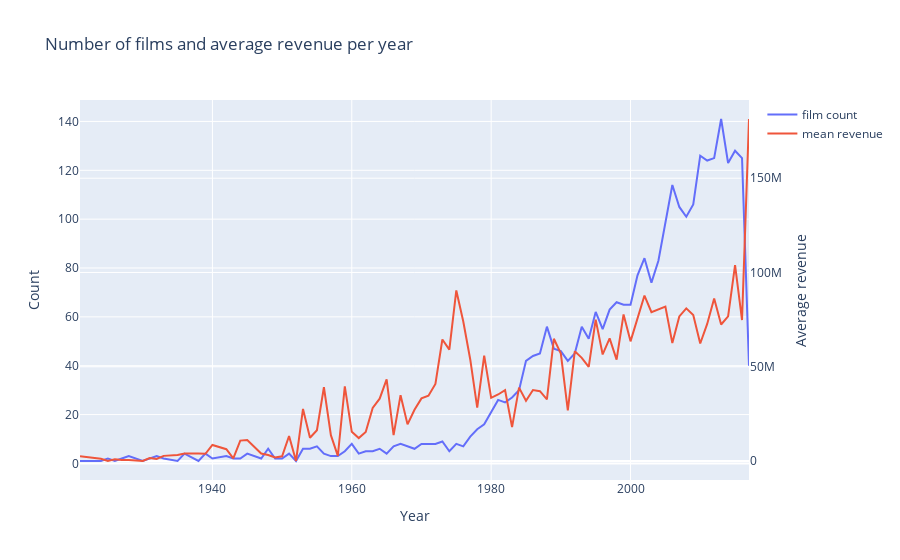

The notebook cell this image was saved under:
### Code cell
configure_plotly_browser_state()

d1 = train['release_date_year'].value_counts().sort_index()
d2 = train.groupby(['release_date_year'])['revenue'].mean()

data = [go.Scatter(x=d1.index, y=d1.values, name='film count'),
        go.Scatter(x=d2.index, y=d2.values, name='mean revenue', yaxis='y2')]

layout = go.Layout(dict(title = "Number of films and average revenue per year",
                  xaxis = dict(title = 'Year'),
                  yaxis = dict(title = 'Count'),
                  yaxis2=dict(title='Average revenue', overlaying='y', side='right')
                  ),legend=dict(
                orientation="v"))
py.iplot(dict(data=data, layout=layout))
